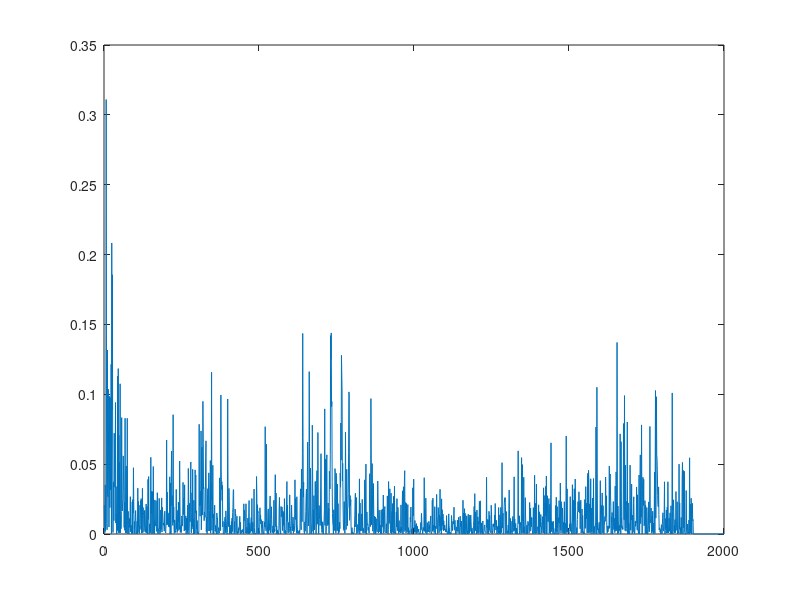
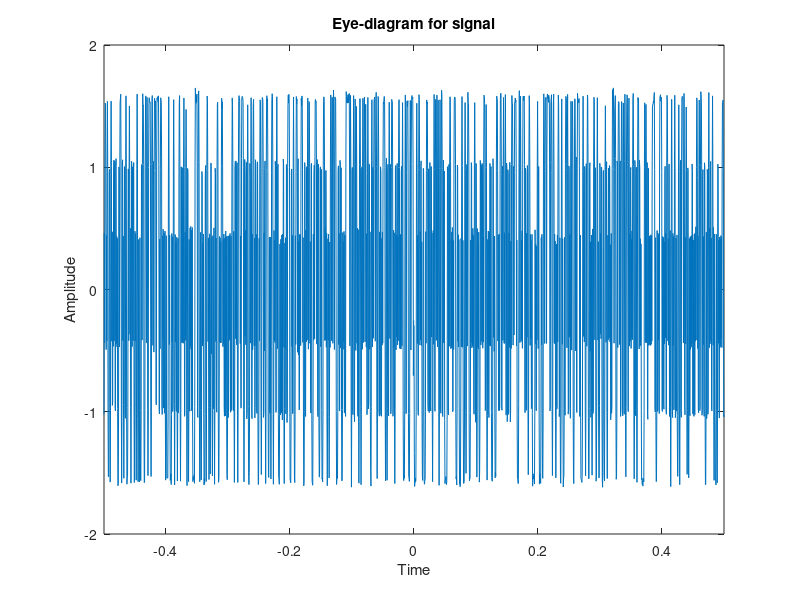
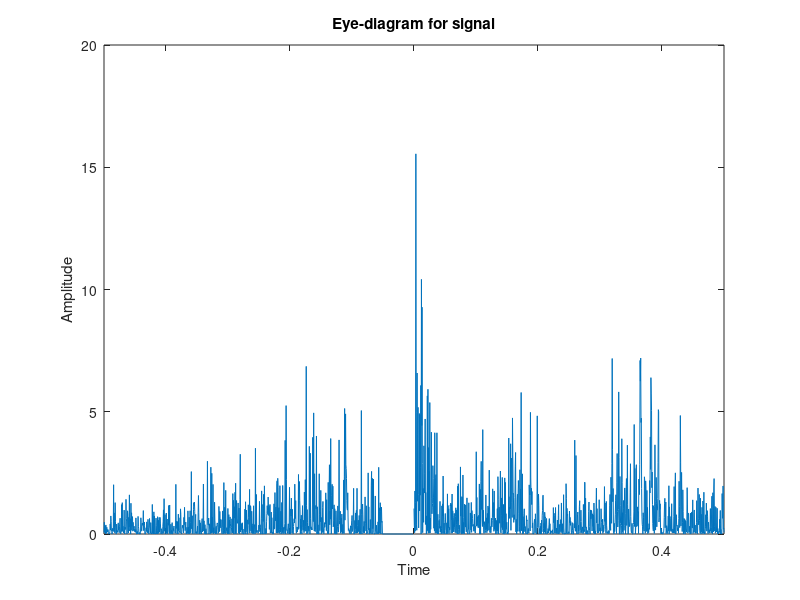

Write the MATLAB code that produced these figures, in order.
clc;
clear;
%inputing the chanel values and random signals set.
h=[0.28 1 0.28];
x= rand(1,2000);

% implementing random generator output as requested.
for a = 1:1:2000
    if (x(a)>0.5)
        RG(a) = 1;
    elseif(x(a)<=0.5)
        RG(a) = -1;
    end
end

ho = conv(RG,h); %output signal
received = ho + normrnd(0,sqrt(0.001),[1,length(ho)]); %received signal factored in noise


for emsemble = 1:1:50
    wnew = rand(11,1);
    errsqur = transpose([0 0 0 0 0 0 0 0 0 0 0]);
    temp = [zeros(1,2000)];
    for loop = 1:1:1900
            err(loop) = received(loop+1:1:loop+11)*wnew - RG(loop);
            stor(loop) = err(loop)^2;
            errsqur = errsqur + err(loop)*transpose(received(loop+1:1:loop+11));
            wnew = wnew - 0.5*0.0075*2*(errsqur/loop);
    end
    temp(1:length(stor)) = temp(1:length(stor)) + stor;
end
MSE = temp/50;
wnew
size = 1:1:2000;
plot(size,MSE);

eyediagram(received,length(ho));
eyediagram(temp,length(ho));